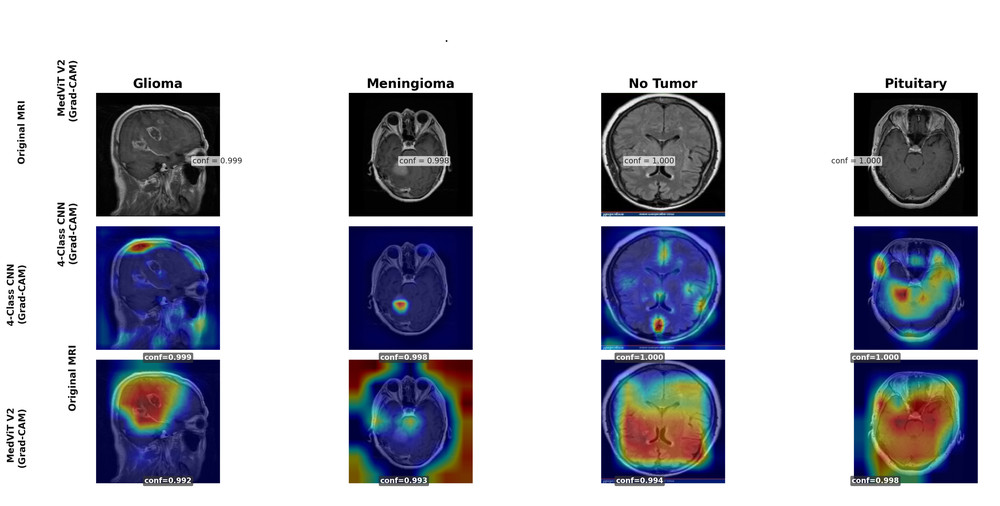
#> input picture xai_comparison_cnn_vs_medvit_clean.png, 1000 x 506 px, shrunk from 4528 x 2292 before the run
$ python graphical_abstract.py
#> lines starting #> are read from the running program, lines starting #| are printed output that depends on the picture; after the words box and inside, x2 and y2 are one past the last pixel; in counts of white or black regions, pixels touching at a corner belong together
"""
Graphical Abstract v6 — CMPB
Layout: 2 columns
  Left  (55%): Horizontal bar chart — 9 architectures
  Right (45%): top = Grad-CAM grid (CNN / ViT)
               bottom = Meningioma Paradox F1 bars
"""

import numpy as np
import matplotlib
matplotlib.use("Agg")
import matplotlib.pyplot as plt
import matplotlib.gridspec as gridspec
import matplotlib.patches as mpatches

# ── Palette ───────────────────────────────────────────────────────────────────
NAVY   = "#1b3a6b"
ORANGE = "#c8440a"
BLUE   = "#3a72b0"
LGRAY  = "#9ab4d0"
WHITE  = "#ffffff"
BG     = "#f4f7fb"
DARK   = "#1a1a2e"

MODELS = [
    ("Binary CNN",           98.60, NAVY),
    ("MedViT V2 Dual ★",    98.15, ORANGE),
    ("4-Class CNN",          98.01, NAVY),
    ("3-Class CNN",          97.80, NAVY),
    ("1-vs-1 Ensemble",      97.60, NAVY),
    ("Multi-Dual System",    93.41, BLUE),
    ("MedViT V2 Base",       93.03, BLUE),
    ("EfficientNet-B3 Dual", 86.03, LGRAY),
    ("ResNet-50 Dual",       76.85, LGRAY),
]

F1_DATA = {
    "4-Class CNN":    [98.75, 97.58, 99.26, 99.15],
    "MedViT V2 Base": [92.41, 88.02, 97.00, 93.77],
    "MedViT V2 Dual": [98.76, 97.21, 98.75, 97.78],
}
F1_CLASSES = ["Glioma", "Meningioma", "No Tumor", "Pituitary"]

# ── XAI image: Meningioma column only (CNN + ViT) ────────────────────────────
# Original: 3 rows (Original MRI / CNN Grad-CAM / MedViT Grad-CAM)
#           4 cols (Glioma / Meningioma / No Tumor / Pituitary)
xai_full = plt.imread("xai_comparison_cnn_vs_medvit_clean.png")
#> xai_full is the input picture: shape (506, 1000, 4) float32; mean R, G, B, A 0.697, 0.704, 0.743, 1
H_x, W_x = xai_full.shape[:2]
#> H_x = 506; W_x = 1000
rh = H_x // 3
#> rh = 168
cw = W_x // 4
#> cw = 250
# Meningioma column (col 1): CNN row (1) and ViT row (2)
cnn_meni_raw = xai_full[rh + rh // 3 : 2 * rh, cw : 2 * cw]   # 4-Class CNN Grad-CAM
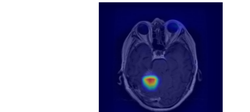
#> cnn_meni_raw: shape (112, 250, 4) float32; mean R, G, B, A 0.549, 0.55, 0.673, 1
vit_meni_raw  = xai_full[2 * rh      : 3 * rh, cw : 2 * cw]  # MedViT V2 Grad-CAM
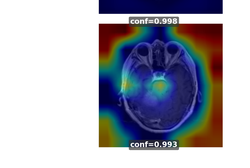
#> vit_meni_raw: shape (168, 250, 4) float32; mean R, G, B, A 0.666, 0.671, 0.712, 1

def autocrop(img, thr=0.93):
    """Strip white/near-white border rows and columns."""
#> called with thr = 0.93
    gray = np.mean(img[:, :, :3], axis=2)
    mask = gray < thr
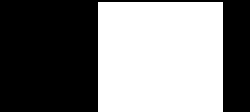
#> mask: shape (112, 250) bool; 49.1% white; 1 white region, box (x1, y1, x2, y2) and area: (98, 2, 223, 112) 13750
    r = np.any(mask, axis=1); c = np.any(mask, axis=0)
    r0, r1 = np.argmax(r), len(r) - np.argmax(r[::-1])
#> r0 = 2; r1 = 112
    c0, c1 = np.argmax(c), len(c) - np.argmax(c[::-1])
#> c0 = 98; c1 = 223
    return img[r0:r1, c0:c1]

cnn_meni = autocrop(cnn_meni_raw)
vit_meni  = autocrop(vit_meni_raw)
#> call 2 of autocrop, with thr = 0.93
#> in autocrop (call 2), `gray = np.mean(img[:, :, :3], axis=2)`:
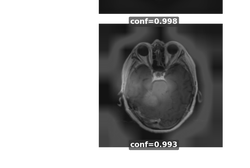
#> gray: shape (168, 250) float32; min 0.0327, max 1, mean 0.683
#> in autocrop (call 2), `mask = gray < thr`:
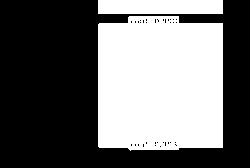
#> mask: shape (168, 250) bool; 42.3% white; 2 white regions, box (x1, y1, x2, y2) and area: (98, 16, 223, 151) 16019, (98, 0, 223, 14) 1750
#> in autocrop (call 2), `r0, r1 = np.argmax(r), len(r) - np.argmax(r[::-1])`: r0 = 0; r1 = 151
#> in autocrop (call 2), `return img[r0:r1, c0:c1]`:
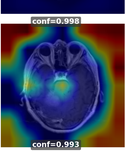
#> returned value: shape (151, 125, 4) float32; mean of channels 0, 1, 2, 3 0.257, 0.267, 0.36, 1; drawn as R, G, B

# ── Figure: 9 × 4 inch @ 300 DPI → 2700 × 1200 px ───────────────────────────
fig = plt.figure(figsize=(9, 4), facecolor=WHITE)

# Outer: 2 columns
gs_outer = gridspec.GridSpec(
    1, 2,
    figure=fig,
    width_ratios=[1.2, 1.0],
    wspace=0.28,
    left=0.195, right=0.985, top=0.885, bottom=0.13,
)

ax_bar = fig.add_subplot(gs_outer[0])

# Right column: 2 rows (XAI top, Meningioma bottom)
gs_right = gridspec.GridSpecFromSubplotSpec(
    2, 1,
    subplot_spec=gs_outer[1],
    hspace=0.52,
    height_ratios=[1.0, 1.0],
)
ax_xai  = fig.add_subplot(gs_right[0])
ax_meni = fig.add_subplot(gs_right[1])

# ── Figure-level title ────────────────────────────────────────────────────────
fig.text(
    0.59, 0.975,
    "Grad-CAM: CNN vs. Transformer  |  Meningioma Paradox",
    ha="center", va="top", fontsize=9, color="#555", style="italic",
)


# ═══════════════════════════════════════════════════════════════════════════════
# LEFT — Accuracy Bar Chart
# ═══════════════════════════════════════════════════════════════════════════════
names  = [m[0] for m in MODELS]
accs   = [m[1] for m in MODELS]
colors = [m[2] for m in MODELS]
y_pos  = np.arange(len(MODELS))

ax_bar.set_facecolor(BG)
ax_bar.barh(y_pos, accs, color=colors, height=0.70,
            zorder=3, edgecolor=WHITE, linewidth=0.5)
ax_bar.invert_yaxis()

for i, (acc, col) in enumerate(zip(accs, colors)):
    tc = WHITE if col in (NAVY, ORANGE, BLUE) else DARK
    ax_bar.text(acc - 0.25, i, f"{acc:.2f}%",
                va="center", ha="right", fontsize=8,
                fontweight="bold", color=tc, zorder=4)

ax_bar.axvline(97.0, color="#bbb", ls="--", lw=0.9, zorder=2)
ax_bar.set_xlim(70, 100.4)
ax_bar.set_yticks(y_pos)
ax_bar.set_yticklabels(names, fontsize=9.5)
ax_bar.set_xlabel("Accuracy — 503 tumour-positive test samples (%)", fontsize=9, labelpad=4)
ax_bar.set_title("Classification Performance (9 Architectures)",
                 fontsize=11, fontweight="bold", color=DARK, pad=5)
ax_bar.grid(axis="x", color=WHITE, lw=1.3, zorder=1)
ax_bar.tick_params(left=False)
for sp in ax_bar.spines.values():
    sp.set_visible(False)

# Wilcoxon note
ax_bar.annotate(
    "$p_{Bonf}=0.240$",
    xy=(98.15, 1), xytext=(83, 3.2),
    fontsize=8, color=ORANGE, fontweight="bold",
    arrowprops=dict(arrowstyle="->", color=ORANGE, lw=0.9,
                    connectionstyle="arc3,rad=-0.25"),
    bbox=dict(boxstyle="round,pad=0.2", fc=WHITE, ec=ORANGE, lw=0.7, alpha=0.95),
)

legend_items = [
    mpatches.Patch(color=NAVY,   label="Top-tier"),
    mpatches.Patch(color=ORANGE, label="MedViT V2 Dual ★ (novel)"),
    mpatches.Patch(color=BLUE,   label="Mid-tier"),
    mpatches.Patch(color=LGRAY,  label="Low-tier"),
]
ax_bar.legend(handles=legend_items, fontsize=8, loc="lower right",
              framealpha=0.93, edgecolor="#ccc", ncol=2,
              handlelength=1.1, handletextpad=0.3, columnspacing=0.7, borderpad=0.4)


# ═══════════════════════════════════════════════════════════════════════════════
# RIGHT TOP — 2 Grad-CAM images side by side (Meningioma: CNN vs ViT)
# ═══════════════════════════════════════════════════════════════════════════════
ax_xai.set_facecolor(BG)
ax_xai.set_xticks([])
ax_xai.set_yticks([])
for sp in ax_xai.spines.values():
    sp.set_visible(False)
ax_xai.set_title("Meningioma — Grad-CAM",
                 fontsize=10, fontweight="bold", color=DARK, pad=5)

# CNN image (left inset) — label OUTSIDE below
ax_c = ax_xai.inset_axes([0.01, 0.24, 0.47, 0.70])
ax_c.imshow(cnn_meni, aspect="auto")
ax_c.set_xticks([])
ax_c.set_yticks([])
for sp in ax_c.spines.values():
    sp.set_color(NAVY); sp.set_linewidth(2.5)

ax_xai.text(0.25, 0.12, "4-Class CNN\n(Focused)", ha="center", va="center",
            fontsize=9, color=NAVY, fontweight="bold",
            transform=ax_xai.transAxes,
            bbox=dict(boxstyle="round,pad=0.22", fc=WHITE, ec=NAVY, lw=1.5))

# ViT image (right inset) — label OUTSIDE below
ax_v = ax_xai.inset_axes([0.52, 0.24, 0.47, 0.70])
ax_v.imshow(vit_meni, aspect="auto")
ax_v.set_xticks([])
ax_v.set_yticks([])
for sp in ax_v.spines.values():
    sp.set_color(ORANGE); sp.set_linewidth(2.5)

ax_xai.text(0.76, 0.12, "MedViT V2\n(Distributed)", ha="center", va="center",
            fontsize=9, color=ORANGE, fontweight="bold",
            transform=ax_xai.transAxes,
            bbox=dict(boxstyle="round,pad=0.22", fc=WHITE, ec=ORANGE, lw=1.5))


# ═══════════════════════════════════════════════════════════════════════════════
# RIGHT BOTTOM — Meningioma Paradox
# ═══════════════════════════════════════════════════════════════════════════════
x = np.arange(len(F1_CLASSES))
w = 0.25
bar_cols = [NAVY, ORANGE, BLUE]

ax_meni.set_facecolor(BG)
for sp in ax_meni.spines.values():
    sp.set_visible(False)

for i, (mname, vals) in enumerate(F1_DATA.items()):
    ax_meni.bar(x + i * w, vals, w, label=mname,
                color=bar_cols[i], alpha=0.90, zorder=3)

# Highlight Meningioma column
ax_meni.add_patch(mpatches.FancyBboxPatch(
    (x[1]-0.07, 82.2), 3*w+0.14, 19.3, boxstyle="square,pad=0",
    facecolor="#fde8d0", lw=0, zorder=1.5, alpha=0.60))
ax_meni.add_patch(mpatches.FancyBboxPatch(
    (x[1]-0.07, 82.2), 3*w+0.14, 19.3, boxstyle="square,pad=0",
    edgecolor=ORANGE, facecolor="none", lw=1.5, zorder=4))

ax_meni.set_ylim(82, 101)
ax_meni.set_xticks(x + w)
ax_meni.set_xticklabels(F1_CLASSES, fontsize=8.5)
ax_meni.set_ylabel("F1 (%)", fontsize=9)
ax_meni.set_title("Meningioma Paradox", fontsize=10.5,
                  fontweight="bold", color=DARK, pad=4)
ax_meni.grid(axis="y", color=WHITE, lw=1.2, zorder=1)
ax_meni.tick_params(bottom=False)

# Compact annotation inside the Meningioma column
ax_meni.text(x[1] + w, 99.5,
             "Lowest F1\nacross all models",
             ha="center", va="top", fontsize=8, color="#a02010",
             fontweight="bold", zorder=5,
             bbox=dict(boxstyle="round,pad=0.2", fc="#fff0ed",
                       ec="#c0392b", lw=0.8, alpha=0.95))

ax_meni.legend(fontsize=7.5, loc="upper right",
               framealpha=0.93, edgecolor="#ccc",
               handlelength=1.0, labelspacing=0.25, borderpad=0.4)


# ── Save ─────────────────────────────────────────────────────────────────────
fig.savefig("graphical_abstract.tiff", dpi=300, facecolor=WHITE)
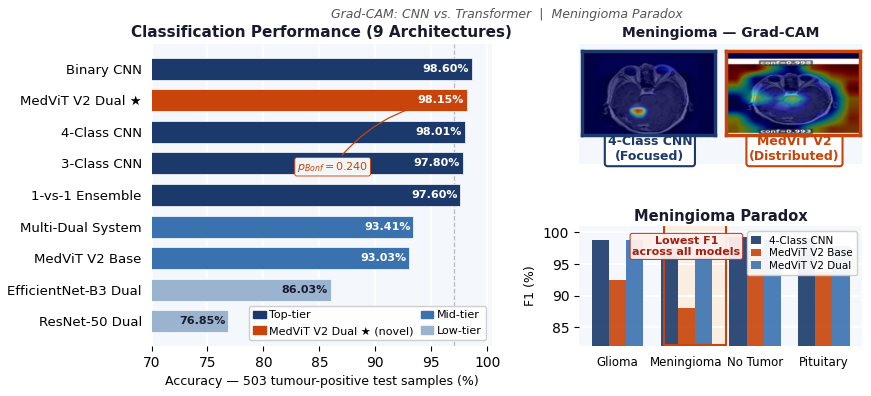
#> figure drawn by matplotlib, 2 panels; panel 2: tallest bar 99.26 high, from x = 1.88 to 2.12; panel 2: tallest bar 97 high, from x = 2.12 to 2.38; panel 2: tallest bar 98.76 high, from x = 0.375 to 0.625
fig.savefig("graphical_abstract.pdf",            facecolor=WHITE)
fig.savefig("graphical_abstract.png",  dpi=150,  facecolor=WHITE)
print("Saved: graphical_abstract.tiff (300 DPI, 2700×1200 px) | .pdf | .png")
